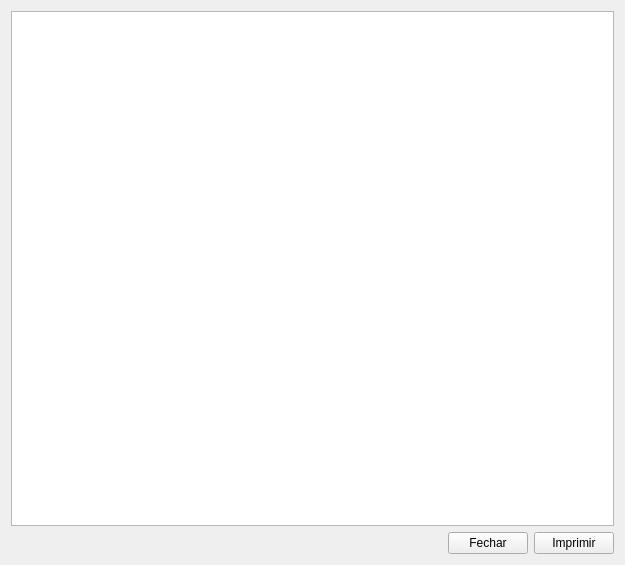
<?xml version="1.0" encoding="UTF-8"?>
<ui version="4.0">
 <class>Print</class>
 <widget class="QWidget" name="Print">
  <property name="geometry">
   <rect>
    <x>0</x>
    <y>0</y>
    <width>625</width>
    <height>565</height>
   </rect>
  </property>
  <property name="windowTitle">
   <string>Print</string>
  </property>
  <layout class="QGridLayout" name="gridLayout">
   <item row="0" column="0" colspan="3">
    <widget class="QGraphicsView" name="gv"/>
   </item>
   <item row="1" column="0">
    <spacer name="horizontalSpacer">
     <property name="orientation">
      <enum>Qt::Horizontal</enum>
     </property>
     <property name="sizeHint" stdset="0">
      <size>
       <width>422</width>
       <height>20</height>
      </size>
     </property>
    </spacer>
   </item>
   <item row="1" column="1">
    <widget class="QPushButton" name="pushButton_2">
     <property name="text">
      <string>Fechar</string>
     </property>
    </widget>
   </item>
   <item row="1" column="2">
    <widget class="QPushButton" name="pushButton">
     <property name="text">
      <string>Imprimir</string>
     </property>
    </widget>
   </item>
  </layout>
 </widget>
 <resources/>
 <connections/>
</ui>
